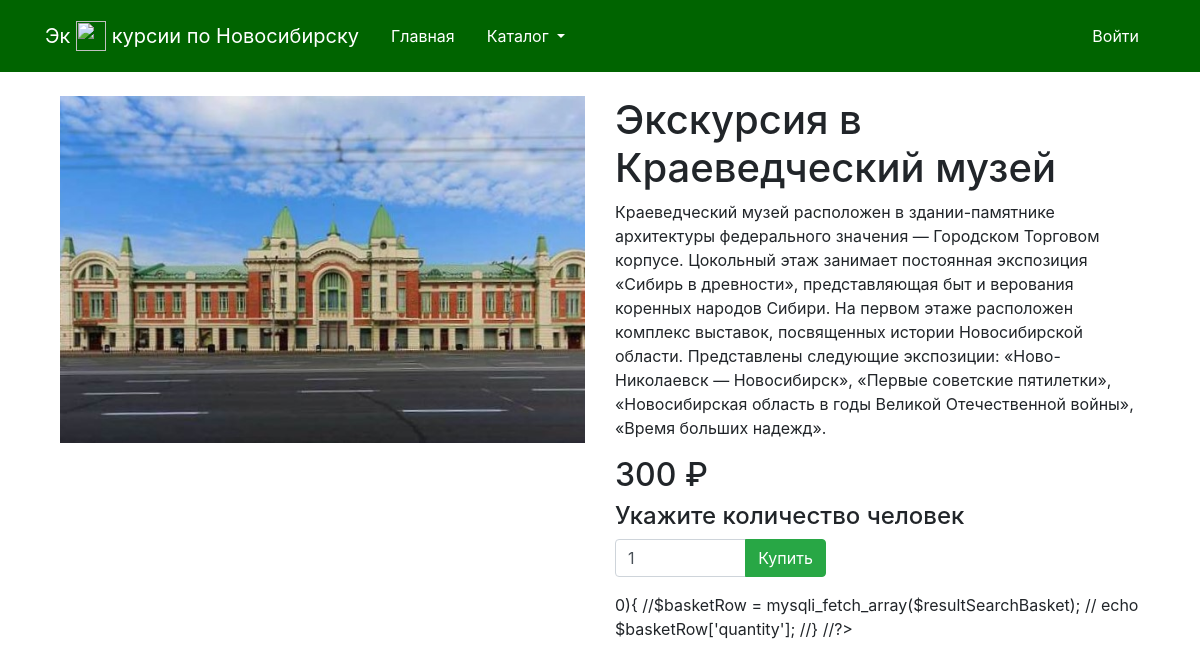
/product.php?id=12, run on the app's committed database.
### tables this page shows
CREATE TABLE IF NOT EXISTS `products` (
  `id` int(10) unsigned NOT NULL AUTO_INCREMENT,
  `name` varchar(255) NOT NULL,
  `slug` varchar(50) NOT NULL,
  `id_category` int(10) unsigned NOT NULL,
  `img` varchar(255) DEFAULT NULL,
  `description` text DEFAULT NULL,
  `price` int(11) DEFAULT NULL,
  PRIMARY KEY (`id`),
  KEY `FK_products_category` (`id_category`),
  CONSTRAINT `FK_products_category` FOREIGN KEY (`id_category`) REFERENCES `category` (`id`)
);

### product.php (the view, shortened to what this page needs)
<?php
require_once "template/header.php";
$query = 'SELECT * FROM `products` WHERE id=' . $_GET['id'];
$result = mysqli_query($conn, $query);
$products = mysqli_fetch_array($result);
?>
<div class='container mt-4 mb-5'>
    <div class='row'>
        <div class='col-md-6'>
            <img class='img-fluid' src="<?= $products['img'] ?>" alt="">
        </div>
        <div class='col-md-6'>
            <h1><?= $products['name'] ?></h1>
            <p><?= $products['description'] ?></p>
            <h2><?= $products['price'] ?> ₽</h2>
            <h4>Укажите количество человек</h4>
            <form method="POST" action="">
                <div class="input-group mb-3">
                    <input type="number" name="quantity" value="1" class="form-control col-3">
                    <div class="input-group-append">
                        <button type="submit" class="btn btn-success">Купить</button>
                    </div>
                </div>
            </form>
             0){
                //$basketRow = mysqli_fetch_array($resultSearchBasket);
               // echo $basketRow['quantity'];
            //}
            //?>
        </div>
    </div>
</div>
<?php
require_once "template/footer.php";
?>

### data on the page
products: img (picture), name "Экскурсия в Краеведческий музей", description "Краеведческий музей расположен в здании-памятнике архитектуры федерального значения — Городском Торговом корпусе. Цокольный этаж занимает постоянная экспозиция «Сибирь в древности», представляющая быт и верования коренных народов Сибири. На первом этаже расположен комплекс выставок, посвященных истории Новосибирской области. Представлены следующие экспозиции: «Ново-Николаевск — Новосибирск», «Первые советские пятилетки», «Новосибирская область в годы Великой Отечественной войны», «Время больших надежд».", price "300"
